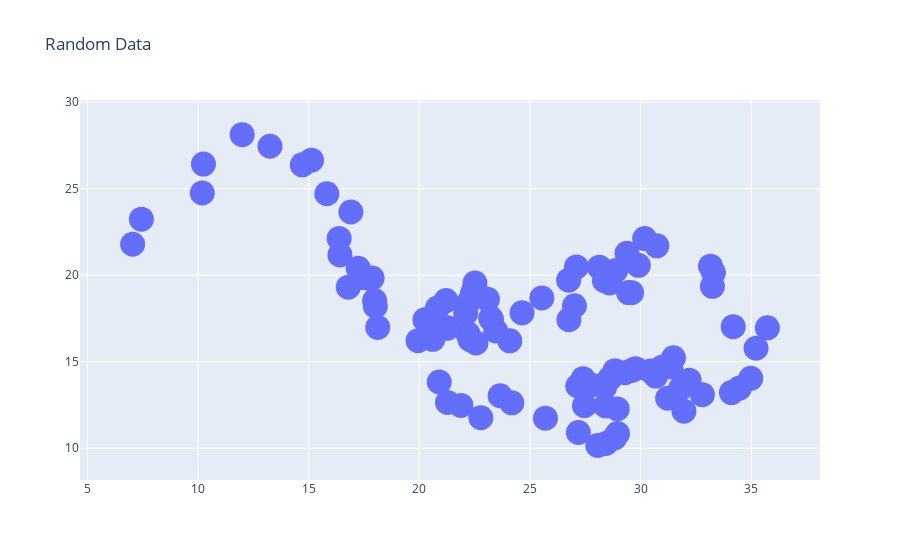

The cell this chart's notebook holds for it:
### Markdown cell above
##Scatter Plot (Size Adjusted)

### Code cell
fig = go.Figure(data=[go.Scatter(x=df['A'], y=df['B'], mode='markers', marker=dict(size=25))],
                 layout=go.Layout(title='Random Data'))
fig.show()
